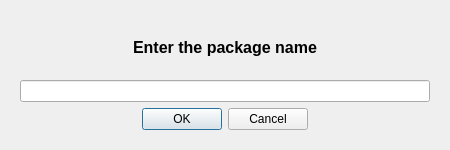
<?xml version="1.0" encoding="UTF-8"?>
<ui version="4.0">
 <class>PackageInputWindow</class>
 <widget class="QWidget" name="PackageInputWindow">
  <property name="geometry">
   <rect>
    <x>0</x>
    <y>0</y>
    <width>450</width>
    <height>150</height>
   </rect>
  </property>
  <property name="windowTitle">
   <string>Form</string>
  </property>
  <layout class="QVBoxLayout" name="verticalLayout">
   <property name="leftMargin">
    <number>20</number>
   </property>
   <property name="topMargin">
    <number>20</number>
   </property>
   <property name="rightMargin">
    <number>20</number>
   </property>
   <property name="bottomMargin">
    <number>20</number>
   </property>
   <item>
    <widget class="QLabel" name="label">
     <property name="font">
      <font>
       <pointsize>12</pointsize>
       <bold>true</bold>
      </font>
     </property>
     <property name="text">
      <string>Enter the package name</string>
     </property>
     <property name="alignment">
      <set>Qt::AlignCenter</set>
     </property>
     <property name="wordWrap">
      <bool>true</bool>
     </property>
    </widget>
   </item>
   <item>
    <widget class="QLineEdit" name="package_lineedit"/>
   </item>
   <item>
    <widget class="QDialogButtonBox" name="buttonBox">
     <property name="enabled">
      <bool>true</bool>
     </property>
     <property name="orientation">
      <enum>Qt::Horizontal</enum>
     </property>
     <property name="standardButtons">
      <set>QDialogButtonBox::Cancel|QDialogButtonBox::Ok</set>
     </property>
     <property name="centerButtons">
      <bool>true</bool>
     </property>
    </widget>
   </item>
  </layout>
 </widget>
 <resources/>
 <connections/>
</ui>
